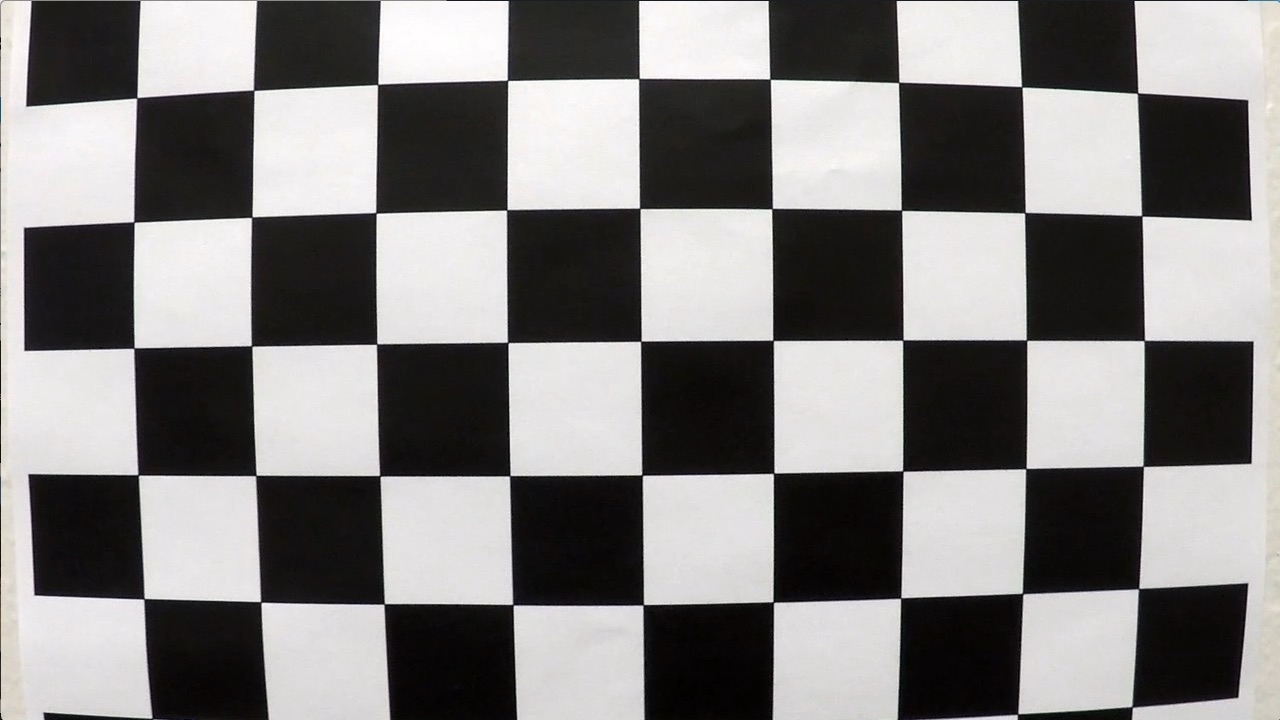
#> input picture camera_cal/calibration1.jpg, 1280 x 720 px; its folder holds 5 pictures in this run
$ jupyter execute Untitled1.ipynb   (shell and % lines are left out)   (older library calls are emulated)
#> lines starting #> are read from the running program, lines starting #| are printed output that depends on the picture; after the words box and inside, x2 and y2 are one past the last pixel; in counts of white or black regions, pixels touching at a corner belong together
[cell 1]
import numpy as np
import cv2
import matplotlib.pyplot as plt
import matplotlib.image as mpimg
import matplotlib.patches as patches
from moviepy.editor import VideoFileClip
from IPython.display import HTML
import glob

[cell 2]
objp = np.zeros((6*9,3), np.float32)
objp[:,:2] = np.mgrid[0:9,0:6].T.reshape(-1,2)

nx = 9
ny = 6
# Arrays to store object points and image points from all the images.
objpoints = [] # 3d points in real world space
imgpoints = [] # 2d points in image plane.

# Make a list of calibration images
images = glob.glob('camera_cal/calibration*.jpg')

# Step through the list and search for chessboard corners
for fname in images:
    img = cv2.imread(fname)
#> img is the input picture: shape (720, 1280, 3); mean B, G, R 127.8, 128.4, 130.1
    gray = cv2.cvtColor(img,cv2.COLOR_BGR2GRAY)

    # Find the chessboard corners
    ret, corners = cv2.findChessboardCorners(gray, (nx,ny),None)
#> ret = False; corners = None

    # If found, add object points, image points
    if ret == True:
        objpoints.append(objp)
        imgpoints.append(corners)

        # Draw and display the corners
        img = cv2.drawChessboardCorners(img, (nx,ny), corners, ret)
#> pass 2 of the loop `for fname in images:`:
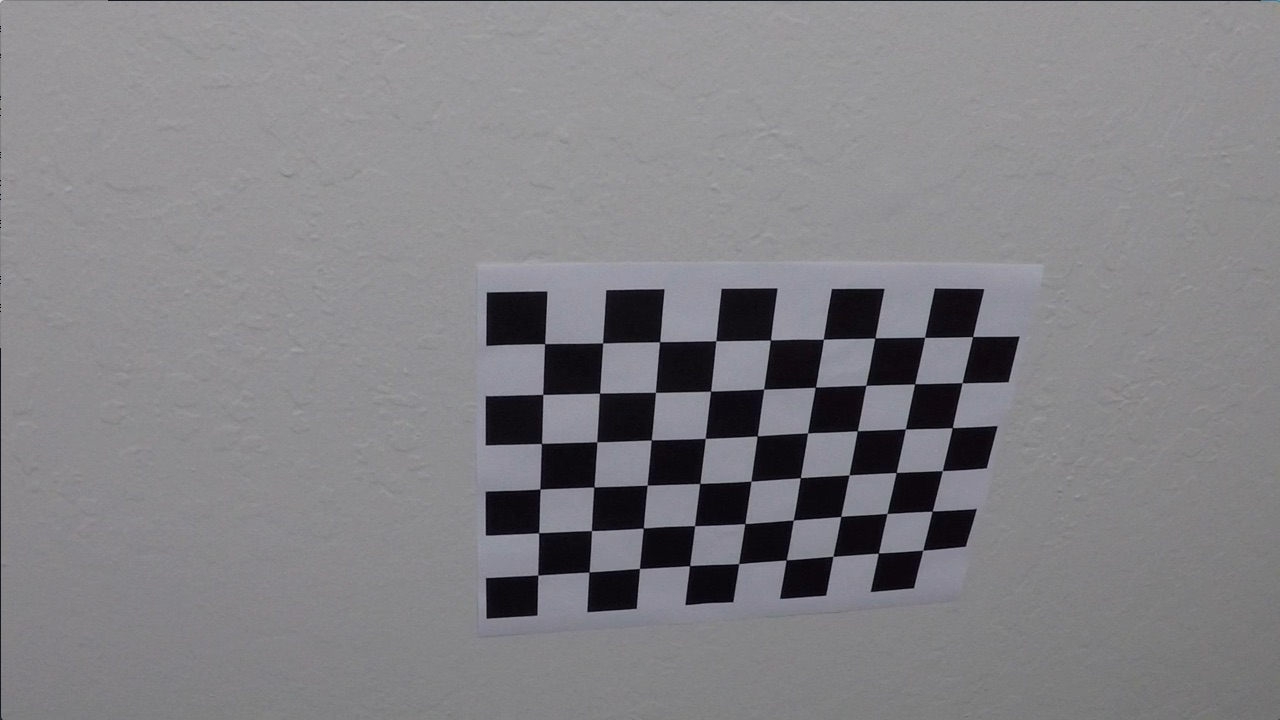
#> input picture camera_cal/calibration10.jpg, 1280 x 720 px
#> img is the input picture: shape (720, 1280, 3); mean B, G, R 133.1, 129.4, 130.2
#> ret = True; corners = 54 rows, first 8: [545.3, 343.1], [602.7, 342.8], [660.1, 341.3], [715.8, 340.7], [770.6, 340], [823.5, 339.2], [874.3, 338.5], [925.1, 337.4]
#> `img = cv2.drawChessboardCorners(img, (nx,ny), corners, ret)`:
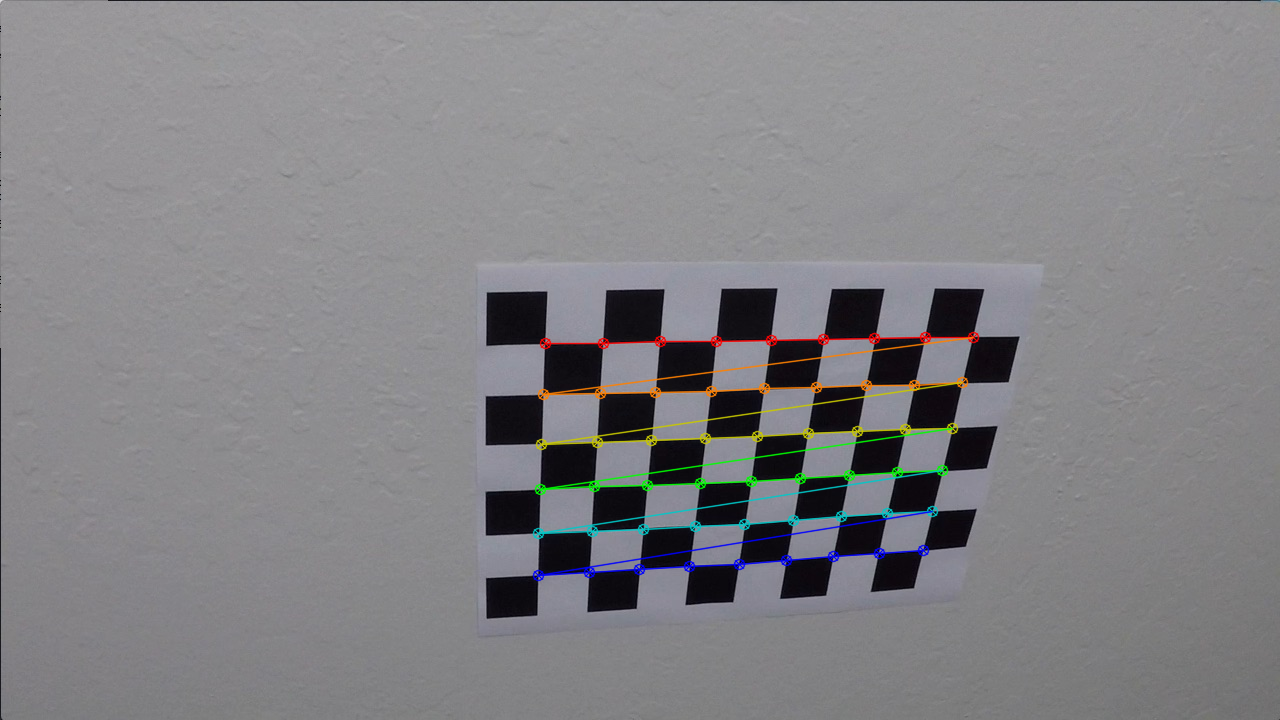
#> img: shape (720, 1280, 3); 1.91% of pixels changed, all inside (x1, y1, x2, y2) = (532, 331, 980, 582)
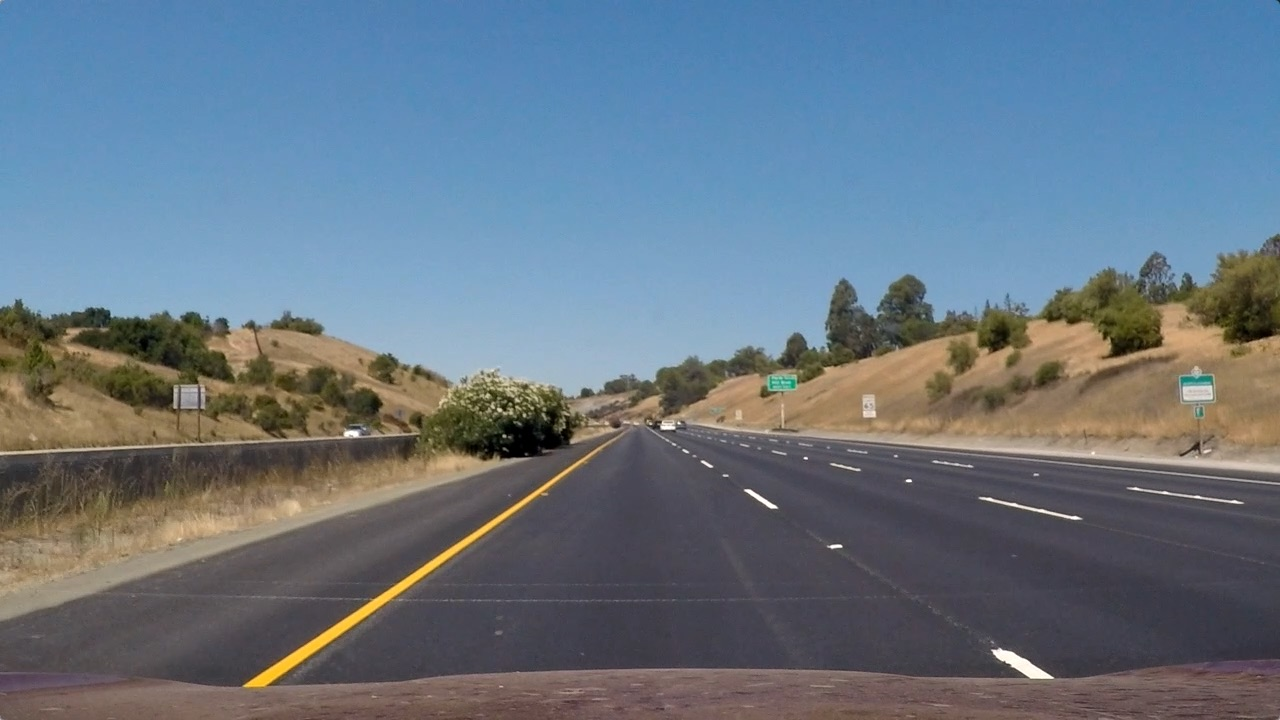
#> input picture test_images/straight_lines1.jpg, 1280 x 720 px
#> further down, image is the input picture: shape (720, 1280, 3); mean B, G, R 131.2, 117.7, 103.2
        #cv2.imshow('img',img)
        #cv2.waitKey(500)

#cv2.destroyAllWindows()

[cell 3]
def get_camera_calibration(img, objpoints, imgpoints):
    gray = cv2.cvtColor(img,cv2.COLOR_BGR2GRAY)
    ret, mtx, dist, rvecs, tvecs = cv2.calibrateCamera(objpoints, imgpoints, gray.shape[::-1], None, None)
    return mtx, dist

[cell 4]
img = cv2.imread('camera_cal/calibration1.jpg')
mtx, dist = get_camera_calibration(img, objpoints, imgpoints)

[cell 5]
dist

[cell 6]
def get_undistorted_image(img, mtx, dist):
    undist = cv2.undistort(img, mtx, dist, None, mtx)
    return undist

[cell 7]
def abs_sobel_thresh(img, orient, sobel_kernel, thresh):
    thresh_min, thresh_max = thresh
    gray = cv2.cvtColor(img, cv2.COLOR_RGB2GRAY)
    if orient == 'x':
        sobel = cv2.Sobel(gray, cv2.CV_64F, 1, 0, ksize=sobel_kernel)
    else:
        sobel = cv2.Sobel(gray, cv2.CV_64F, 0, 1, ksize=sobel_kernel)
    abs_sobel = np.absolute(sobel)
    scaled_sobel = np.uint8(255*abs_sobel/np.max(abs_sobel))
    masked_sobel = np.zeros_like(scaled_sobel)
    masked_sobel[(scaled_sobel >= thresh_min) & (scaled_sobel <= thresh_max)] = 1
    return masked_sobel

def mag_thresh(img, sobel_kernel=3, mag_thresh=(0, 255)):
    gray = cv2.cvtColor(img, cv2.COLOR_RGB2GRAY)
    sobel_x = cv2.Sobel(gray, cv2.CV_64F, 1, 0, ksize=sobel_kernel)
    sobel_y = cv2.Sobel(gray, cv2.CV_64F, 0, 1, ksize=sobel_kernel)
    sobel_mag = np.sqrt(np.power(sobel_x, 2)+np.power(sobel_y, 2))
    sobel_scaled = np.uint8(255*sobel_mag/np.max(sobel_mag))
    sobel_mask = np.zeros_like(sobel_scaled)
    sobel_mask[(sobel_scaled>mag_thresh[0]) & (sobel_scaled<mag_thresh[1])] =1
    return sobel_mask

def dir_threshold(img, sobel_kernel=3, thresh=(0, np.pi/2)):
    gray = cv2.cvtColor(img, cv2.COLOR_RGB2GRAY)
    abs_sobel_x = np.absolute(cv2.Sobel(gray, cv2.CV_64F, 1, 0, ksize=sobel_kernel))
    abs_sobel_y = np.absolute(cv2.Sobel(gray, cv2.CV_64F, 0, 1, ksize=sobel_kernel))
    grad_dir = np.arctan2(abs_sobel_y, abs_sobel_x)
    binary_output = np.zeros_like(grad_dir)
    binary_output[(grad_dir > thresh[0]) & (grad_dir < thresh[1])] = 1
    return binary_output

def hls_select(img, thresh=(0, 255)):
    hls = cv2.cvtColor(image, cv2.COLOR_RGB2HLS)
    s = hls[:,:,2]
    binary_output = np.zeros_like(s)
    binary_output[(s>thresh[0]) & (s<=thresh[1])] = 1
    return binary_output

# [9 lines left out: function get_thresholded_binary_image, not called in this run]

[cell 8]
def get_warp_matrix(undist_img):
    gray = cv2.cvtColor(undist_img, cv2.COLOR_BGR2GRAY)
    img_size = (gray.shape[1], gray.shape[0])
    # For source points I'm grabbing the outer four detected corners
    src = np.float32([[img_size[0]//7+20,img_size[1]],#img_size[0]//7, img_size[1]],
                      [(6*img_size[0])//7+30, img_size[1]],
                      [img_size[0]//2+60, img_size[1]//2+100],
                      [img_size[0]//2-60, img_size[1]//2+100]])
    print(src)
#| [[ 202.  720.]
#|  [1127.  720.]
#|  [ 700.  460.]
#|  [ 580.  460.]]
    # For destination points, I'm arbitrarily choosing some points to be
    # a nice fit for displaying our warped result
    # again, not exact, but close enough for our purposes
    offset=200
    dst = np.float32([[offset, img_size[1]],
                     [img_size[0]-offset, img_size[1]],
                     [img_size[0]-offset,0],
                     [offset, 0]])
    # Given src and dst points, calculate the perspective transform matrix
    M = cv2.getPerspectiveTransform(src, dst)
    Minv = cv2.getPerspectiveTransform(dst, src)
    # Warp the image using OpenCV warpPerspective()
    warped = cv2.warpPerspective(undist_img, M, img_size)
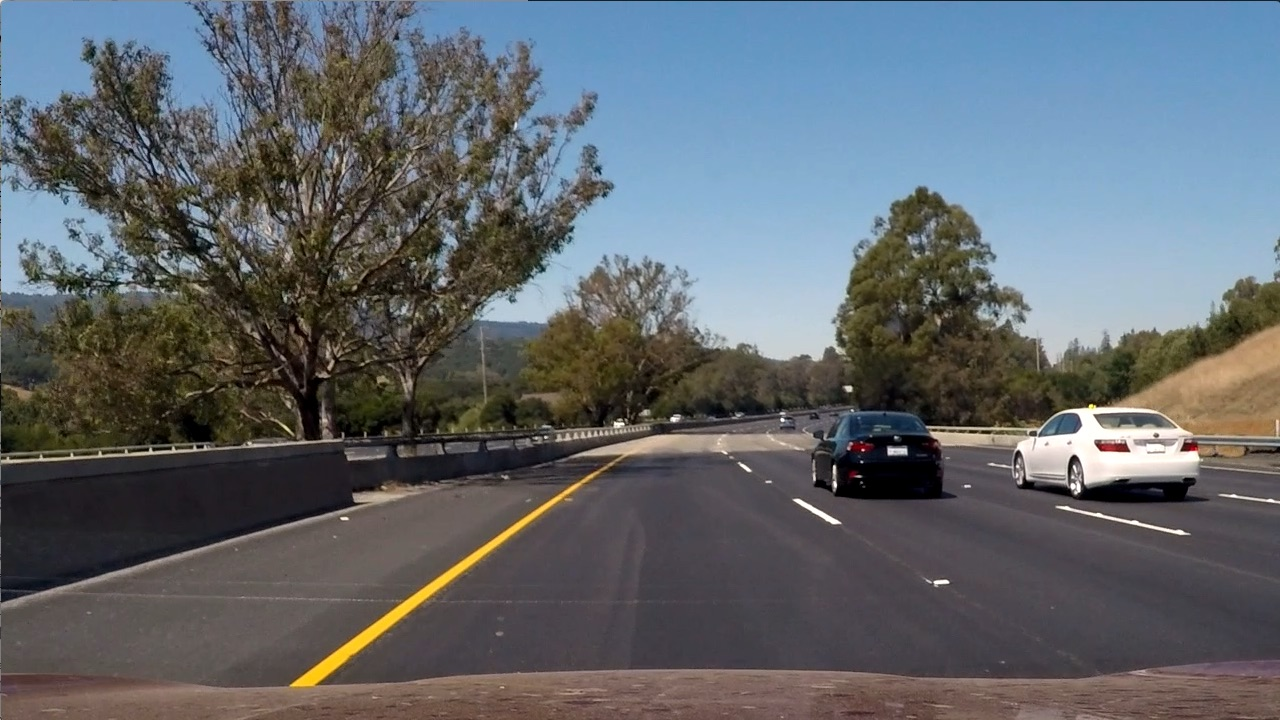
#> input picture test_images/test6.jpg, 1280 x 720 px
#> further down, img is the input picture: shape (720, 1280, 3); mean B, G, R 107.9, 102.6, 97
    return warped, M, Minv, src, dst

[cell 9]
image = cv2.imread('test_images/straight_lines1.jpg')
undist_img = get_undistorted_image(image, mtx, dist)
warped_img, perspective_M, perspective_Minv, _, dst = get_warp_matrix(undist_img)

[cell 10]
#perspective_M, perspective_Minv
# [4 lines left out: function get_transformed_image, not called in this run]

[cell 11]
# [77 lines left out: functions find_lane_pixels, fit_polynomial, not called in this run]

[cell 12]
# [79 lines left out: functions fit_poly, search_around_poly, not called in this run]

[cell 13]
# [10 lines left out: function measure_curvature_real, not called in this run]

[cell 14]
# [18 lines left out: function plot_lanes, not called in this run]

[cell 15]
class Line():
    # [11 lines left out: function __init__, not called in this run]

[cell 16]
class Pipeline():

    def __init__(self):
        self.mtx = mtx
        self.dist = dist
        self.perspective_M = perspective_M
        self.perspective_Minv = perspective_Minv
        self.left_lines = []
        self.right_lines = []
        self.xm_per_pix = 3.7/700
        self.ym_per_pix = 30/720

    def get_undistorted_image(self, img):
        undist = cv2.undistort(img, self.mtx, self.dist, None, self.mtx)
        return undist

    def get_thresholded_binary_image(self, image, ksize = 15):
        gradx = abs_sobel_thresh(image, orient='x', sobel_kernel=ksize, thresh=(20, 100))
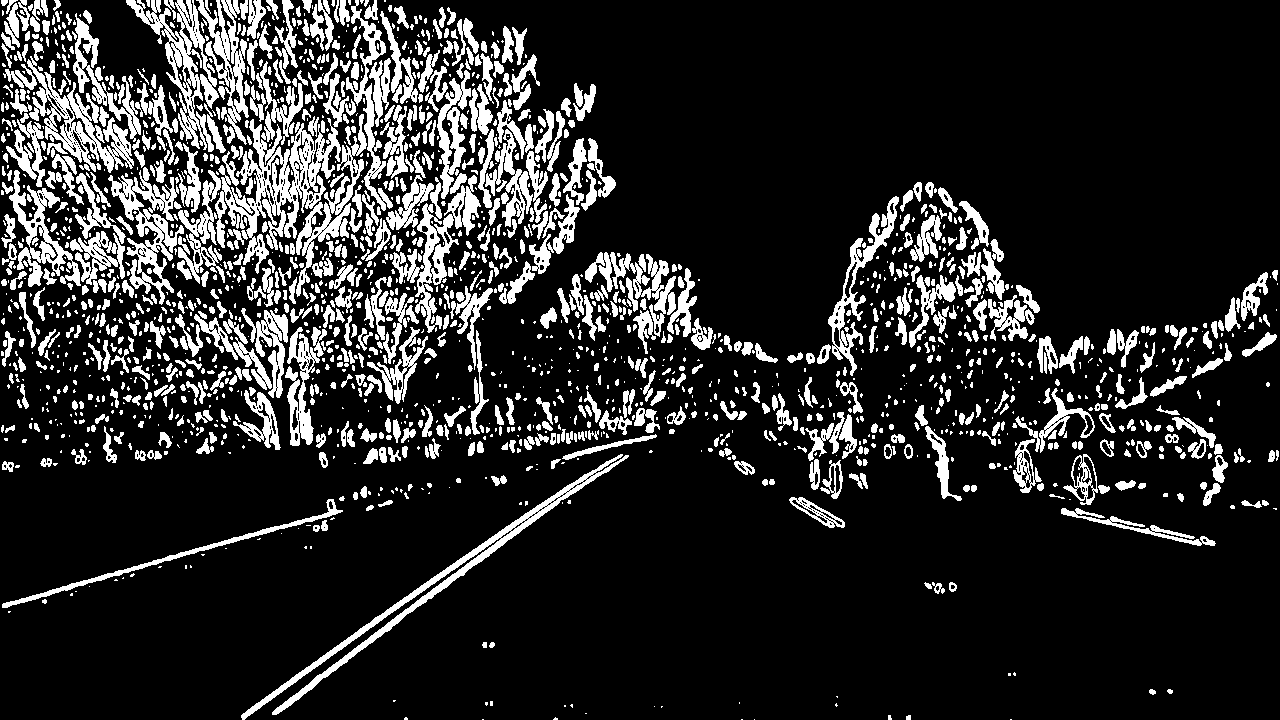
#> gradx: shape (720, 1280); values 0 (black) and 1 (white), 16.4% white; 1974 white regions (1060 under 20 px), largest, box (x1, y1, x2, y2) and area: (215, 118, 341, 274) 6501, (241, 454, 629, 720) 4912, (126, 0, 219, 152) 3818
        grady = abs_sobel_thresh(image, orient='y', sobel_kernel=ksize, thresh=(20, 100))
#> grady: shape (720, 1280); values 0 (black) and 1 (white), 18.3% white; 2265 white regions (1205 under 20 px), largest, box (x1, y1, x2, y2) and area: (0, 330, 1280, 719) 40699, (0, 174, 237, 298) 6770, (0, 412, 389, 475) 5513
        mag_binary = mag_thresh(image, sobel_kernel=ksize, mag_thresh=(30, 100))
#> mag_binary: shape (720, 1280); values 0 (black) and 1 (white), 17.5% white; 974 white regions (649 under 20 px), largest, box (x1, y1, x2, y2) and area: (0, 18, 1280, 475) 45878, (229, 331, 1280, 719) 30306, (111, 63, 341, 286) 13182
        dir_binary = dir_threshold(image, sobel_kernel=ksize, thresh=(0.7, 1.3))
#> dir_binary: shape (720, 1280) float64; values 0 (black) and 1 (white), 38.9% white; 7126 white regions (5703 under 20 px), largest, box (x1, y1, x2, y2) and area: (1, 406, 662, 719) 36912, (649, 416, 1089, 680) 18752, (603, 1, 904, 172) 11032
        hls_binary = hls_select(image, thresh=(120, 255))
#> hls_binary: shape (720, 1280); values 0 (black) and 1 (white), 1.4% white; 405 white regions (332 under 20 px), largest, box (x1, y1, x2, y2) and area: (244, 457, 587, 688) 4167, (1099, 314, 1163, 359) 1226, (1218, 293, 1280, 343) 930
        combined = np.zeros_like(dir_binary)
        combined[ ((dir_binary == 1) &(grady==1) &(mag_binary==1)) |(hls_binary==1) ] = 1
        return combined

    def get_transformed_image(self, img):
        img_size = (img.shape[1], img.shape[0])
        warped_img = cv2.warpPerspective(img, self.perspective_M, img_size)
        return warped_img

    # [95 lines left out: functions get_vehicle_offset, get_vehicle_dist_from_centre, check_last_line, get_lines_from_scratch, get_lines_from_previous, not called in this run]

    def process_frame(self, image):
        #plt.imshow(image)
        undist_img = self.get_undistorted_image(image)
        combined = self.get_thresholded_binary_image(undist_img)
        warped_img = self.get_transformed_image(combined)
        return np.dstack((np.zeros_like(warped_img), warped_img, np.zeros_like(warped_img)))*255
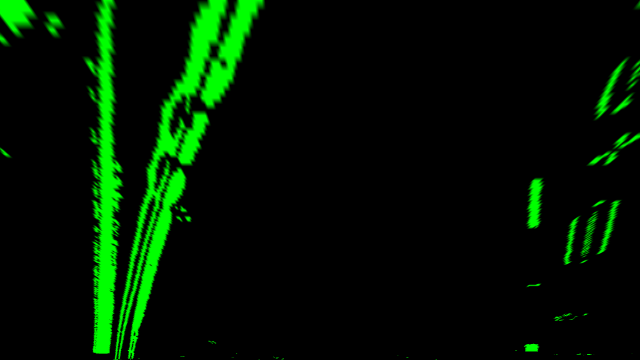
#> returned value: shape (720, 1280, 3) float64 (shown at 1/2 size); mean of channels 0, 1, 2 0, 20.9, 0; drawn as B, G, R
# [13 lines of commented-out code are left out]

[cell 17]
pipeline_object = Pipeline()
img = cv2.imread('test_images/test6.jpg')
result = pipeline_object.process_frame(img)
plt.imshow(result)
#> (this line was passed over: IPython is not available in this run)
